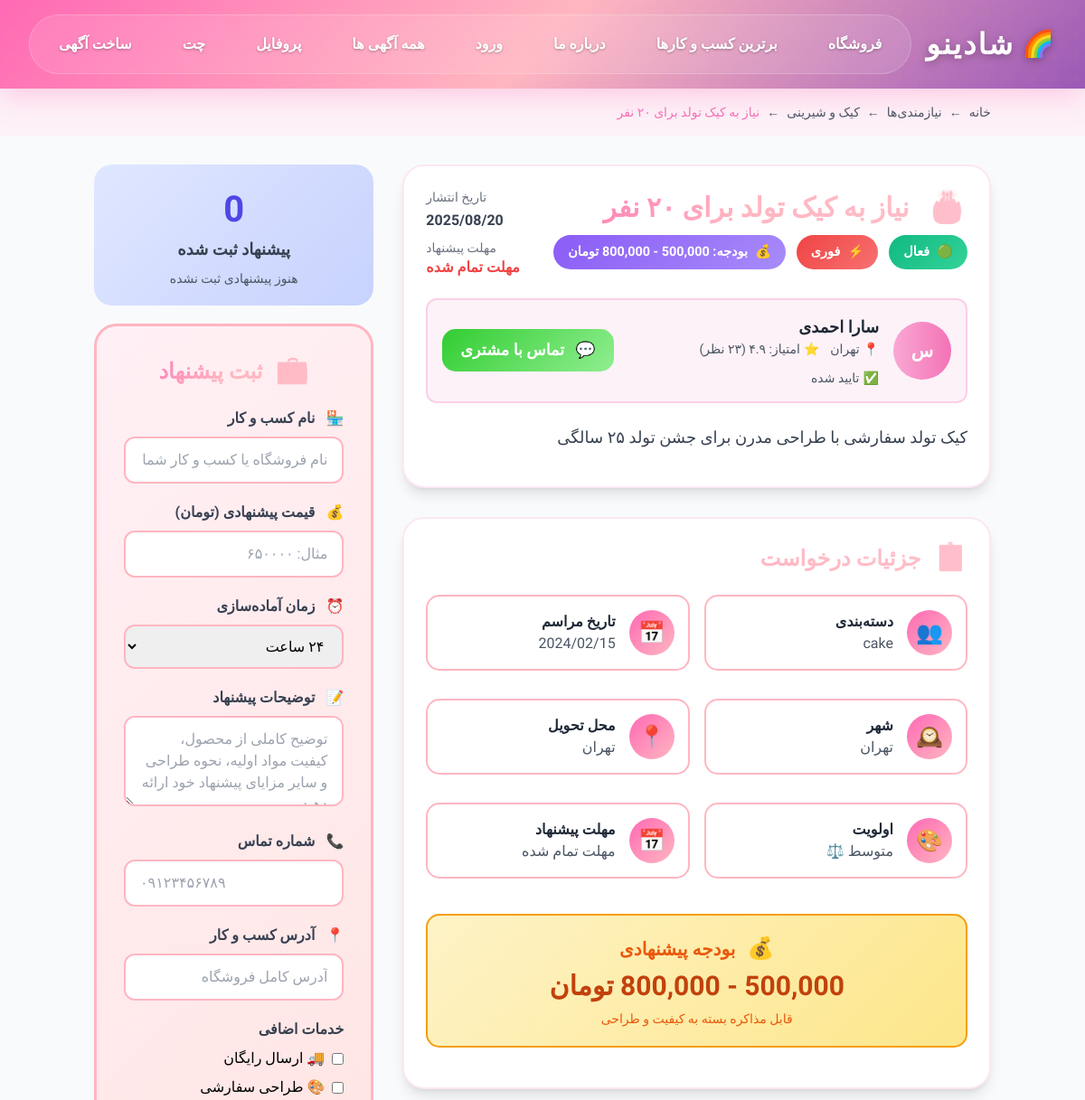
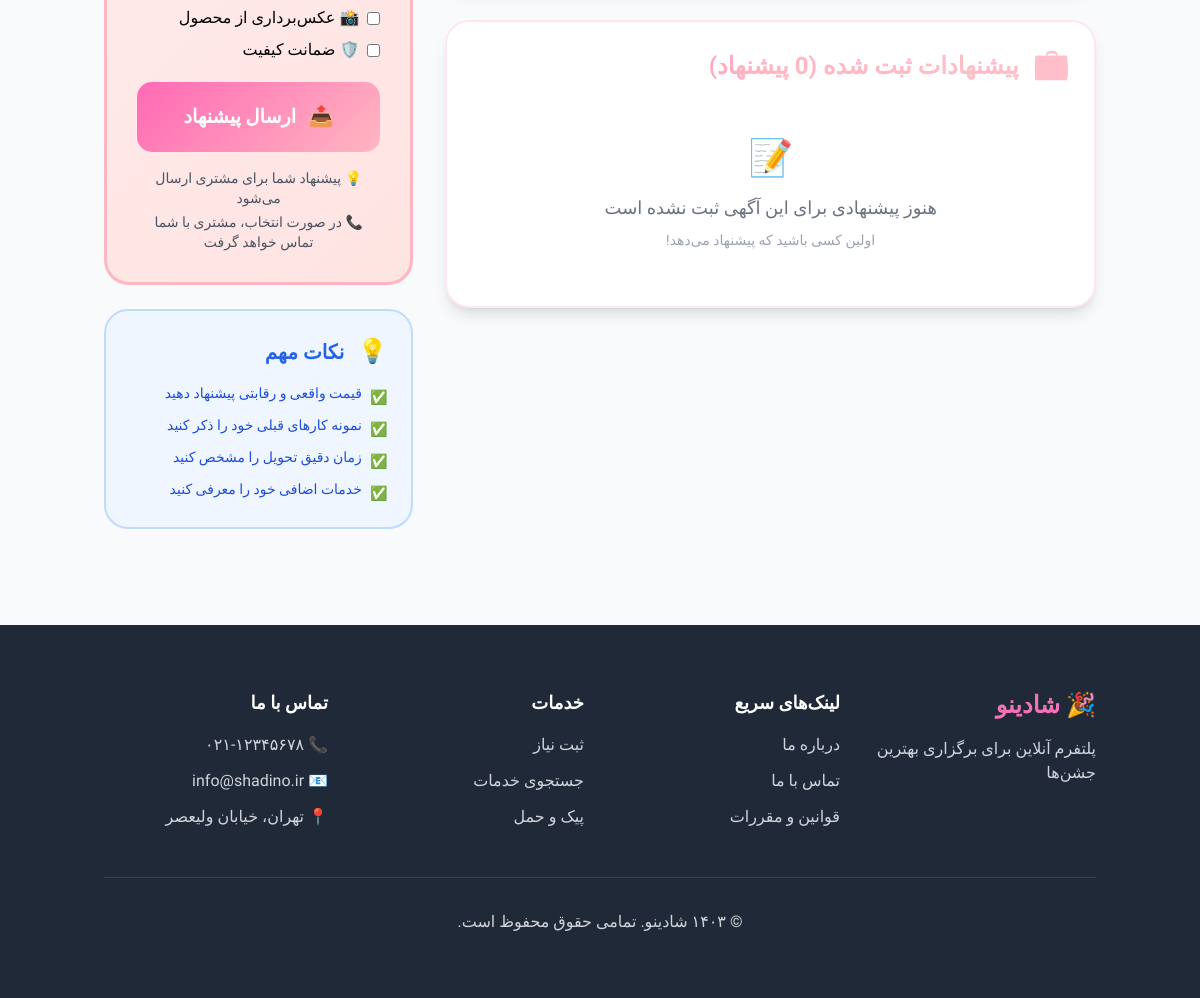
The page /openedads.php?id=1 on the database its author committed (2 pictures, top to bottom).
### tables this page shows
CREATE TABLE IF NOT EXISTS `ads` (
  `id` int NOT NULL AUTO_INCREMENT,
  `user_id` int NOT NULL,
  `title` varchar(255) NOT NULL,
  `description` text NOT NULL,
  `category` enum('cake','decoration','photography','music','ceremony','catering','other') NOT NULL,
  `budget_min` decimal(10,0) NOT NULL,
  `budget_max` decimal(10,0) NOT NULL,
  `city` varchar(100) NOT NULL,
  `event_date` date NOT NULL,
  `deadline` date NOT NULL,
  `status` enum('active','closed','completed') DEFAULT 'active',
  `images` json DEFAULT NULL,
  `views` int DEFAULT '0',
  `created_at` datetime DEFAULT CURRENT_TIMESTAMP,
  `updated_at` datetime DEFAULT CURRENT_TIMESTAMP ON UPDATE CURRENT_TIMESTAMP,
  PRIMARY KEY (`id`),
  KEY `idx_user_id` (`user_id`),
  KEY `idx_category` (`category`),
  KEY `idx_city` (`city`),
  KEY `idx_status` (`status`),
  KEY `idx_event_date` (`event_date`),
  KEY `idx_deadline` (`deadline`)
);

CREATE TABLE IF NOT EXISTS `users` (
  `id` int NOT NULL AUTO_INCREMENT,
  `name` varchar(255) NOT NULL,
  `mobile` varchar(11) NOT NULL,
  `password` varchar(255) NOT NULL,
  `role` enum('customer','business','delivery') NOT NULL,
  `city` varchar(100) DEFAULT NULL,
  `email` varchar(255) DEFAULT NULL,
  `avatar` varchar(255) DEFAULT NULL,
  `bio` text,
  `is_active` tinyint(1) DEFAULT '1',
  `created_at` datetime DEFAULT CURRENT_TIMESTAMP,
  `updated_at` datetime DEFAULT CURRENT_TIMESTAMP ON UPDATE CURRENT_TIMESTAMP,
  PRIMARY KEY (`id`),
  UNIQUE KEY `mobile` (`mobile`),
  KEY `idx_mobile` (`mobile`),
  KEY `idx_role` (`role`),
  KEY `idx_city` (`city`)
);

### openedads.php (the view, shortened to what the rows shown need)
<?php
include 'includes/config.php';
include 'header.php';
$ad_id = intval($_GET['id']);
$stmt = $conn->prepare("
    SELECT a.*, u.name as user_name, u.avatar as user_avatar, u.city as user_city, u.mobile as user_mobile
    FROM ads a
    JOIN users u ON a.user_id = u.id
    WHERE a.id = ? AND a.status = 'active'
");
$stmt->bind_param("i", $ad_id);
if (!$stmt->execute()) {
    die('خطا در اجرای کوئری: ' . $stmt->error);
}
$result = $stmt->get_result();
$ad = $result->fetch_assoc();
$proposals = [];
?>
<!DOCTYPE html>
<html lang="fa" dir="rtl">
<head>
    <script src="https://cdn.tailwindcss.com"></script>
</head>
<body class="bg-gray-50">
    <div class="bg-pink-50 py-4">
        <div class="container mx-auto px-4">
            <div class="flex items-center text-sm text-gray-600">
                <a href="/" class="hover:text-pink-400 transition-colors">خانه</a>
                <span class="mx-2">←</span>
                <a href="/ads" class="hover:text-pink-400 transition-colors">نیازمندی‌ها</a>
                <span class="mx-2">←</span>
                <a href="#" class="hover:text-pink-400 transition-colors">کیک و شیرینی</a>
                <span class="mx-2">←</span>
                <span class="text-pink-400 font-medium"><?php echo htmlspecialchars($ad['title']); ?></span>
            </div>
        </div>
    </div>
    <div class="container mx-auto px-4 py-8">
        <div class="grid grid-cols-1 lg:grid-cols-3 gap-8 text-wrap">
            <div class="lg:col-span-2">
                <div class="bg-white rounded-3xl shadow-lg p-6 mb-8 border-2 border-pink-100 text-wrap">
                    <div class="flex flex-col sm:flex-row sm:items-start sm:justify-between mb-4 gap-3">
                        <div class="flex-1">
                            <h1 class="text-3xl font-bold mb-3 gradient-text">
                                <span class="text-4xl ml-3 bounce">🎂</span>
                                <?php echo htmlspecialchars($ad['title']); ?>
                            </h1>
                            <div class="flex flex-wrap gap-3 mb-4">
                                <div class="status-badge status-active">
                                    <span class="sparkle">🟢</span>
                                    فعال
                                </div>
                                <div class="status-badge status-urgent">
                                    <span class="wiggle">⚡</span>
                                    فوری
                                </div>
                                <div class="status-badge" style="background: linear-gradient(135deg, #8B5CF6, #A78BFA); color: white;">
                                    <span class="float">💰</span>
                                    بودجه: <?php echo isset($ad['budget_min']) ? number_format($ad['budget_min']) : '0'; ?> - <?php echo isset($ad['budget_max']) ? number_format($ad['budget_max']) : '0'; ?> تومان
                                </div>
                            </div>
                        </div>
                        <div class="text-left min-w-0">
                            <div class="text-sm text-gray-500 mb-1">تاریخ انتشار</div>
                                                            <div class="font-bold text-gray-700"><?php echo isset($ad['created_at']) ? date('Y/m/d', strtotime($ad['created_at'])) : 'تاریخ نامشخص'; ?></div>
                            <div class="text-sm text-gray-500 mt-2">مهلت پیشنهاد</div>
                                                        <div class="font-bold text-red-500"><?php
                            if (isset($ad['deadline']) && $ad['deadline']) {
                                $deadline = new DateTime($ad['deadline']);
                                $now = new DateTime();
                                $diff = $now->diff($deadline);
                                if ($deadline > $now) {
                                    echo $diff->days . ' روز باقی‌مانده';
                                } else {
                                    echo 'مهلت تمام شده';
                                }
                            } else {
                                echo 'مهلت نامشخص';
                            }
                            ?></div>
                        </div>
                    </div>
                    <div class="bg-pink-50 p-4 rounded-xl border-2 border-pink-200 mb-6 text-wrap">
                        <div class="flex items-center gap-4 min-w-0">
                            <div class="w-16 h-16 bg-gradient-to-r from-pink-300 to-pink-400 rounded-full flex items-center justify-center text-white font-bold text-xl">
                                <?php echo isset($ad['user_name']) ? mb_substr($ad['user_name'], 0, 1, 'UTF-8') : '?'; ?>
                            </div>
                            <div class="flex-1 min-w-0">
                                <h3 class="font-bold text-lg text-gray-800"><?php echo isset($ad['user_name']) ? htmlspecialchars($ad['user_name']) : 'کاربر نامشخص'; ?></h3>
                                <div class="flex flex-wrap items-center gap-3 text-sm text-gray-600">
                                    <span class="flex items-center">
                                        <span class="ml-1 bounce">📍</span>
                                        <?php echo isset($ad['user_city']) ? htmlspecialchars($ad['user_city']) : 'شهر نامشخص'; ?>
                                    </span>
                                    <span class="flex items-center">
                                        <span class="ml-1 pulse">⭐</span>
                                        امتیاز: ۴.۹ (۲۳ نظر)
                                    </span>
                                    <span class="flex items-center">
                                        <span class="ml-1 wiggle">✅</span>
                                        تایید شده
                                    </span>
                                </div>
                            </div>
                            <button onclick="contactCustomer()" class="contact-customer-btn" style="width: auto; margin: 0; padding: 10px 20px;">
                                <span class="ml-2">💬</span>
                                تماس با مشتری
                            </button>
                        </div>
                    </div>
                    <div class="prose text-gray-700 leading-relaxed">
                        <p class="text-lg mb-4">
                            <?php echo isset($ad['description']) ? nl2br(htmlspecialchars($ad['description'])) : 'توضیحات موجود نیست'; ?>
                        </p>
                    </div>
                </div>
                <div class="bg-white rounded-3xl shadow-lg p-6 mb-8 border-2 border-pink-100">
                    <h2 class="text-2xl font-bold mb-6 gradient-text">
                        <span class="text-3xl ml-2 sparkle">📋</span>
                        جزئیات درخواست
                    </h2>
                    <div class="grid grid-cols-1 md:grid-cols-2 gap-4">
                        <div class="requirement-item">
                            <div>
                                <div class="font-bold text-gray-800">دسته‌بندی</div>
                                <div class="text-gray-600"><?php echo isset($ad['category']) ? htmlspecialchars($ad['category']) : 'دسته‌بندی نامشخص'; ?></div>
                            </div>
                        </div>
                        <div class="requirement-item">
                            <div>
                                <div class="font-bold text-gray-800">تاریخ مراسم</div>
                                <div class="text-gray-600"><?php echo isset($ad['event_date']) ? date('Y/m/d', strtotime($ad['event_date'])) : 'تاریخ نامشخص'; ?></div>
                            </div>
                        </div>
                        <div class="requirement-item">
                            <div>
                                <div class="font-bold text-gray-800">شهر</div>
                                <div class="text-gray-600"><?php echo isset($ad['city']) ? htmlspecialchars($ad['city']) : 'شهر نامشخص'; ?></div>
                            </div>
                        </div>
                        <div class="requirement-item">
                            <div>
                                <div class="font-bold text-gray-800">محل تحویل</div>
                                <div class="text-gray-600"><?php echo isset($ad['city']) ? htmlspecialchars($ad['city']) : 'شهر نامشخص'; ?></div>
                            </div>
                        </div>
                    </div>
                    <div class="price-range mt-6">
                        <h3 class="font-bold text-xl text-orange-600 mb-2">
                            <span class="text-2xl ml-2 bounce">💰</span>
                            بودجه پیشنهادی
                        </h3>
                        <div class="text-3xl font-bold text-orange-700">
                            <?php
                            if (isset($ad['budget_min']) && isset($ad['budget_max']) && !empty($ad['budget_min']) && !empty($ad['budget_max'])) {
                                echo number_format($ad['budget_min']) . ' - ' . number_format($ad['budget_max']) . ' تومان';
                            } elseif (isset($ad['budget_min']) && !empty($ad['budget_min'])) {
                                echo 'از ' . number_format($ad['budget_min']) . ' تومان';
                            } elseif (isset($ad['budget_max']) && !empty($ad['budget_max'])) {
                                echo 'تا ' . number_format($ad['budget_max']) . ' تومان';
                            } else {
                                echo 'قابل مذاکره';
                            }
                            ?>
                        </div>
                        <div class="text-sm text-orange-600 mt-2">
                            <?php if ((isset($ad['budget_min']) && !empty($ad['budget_min'])) || (isset($ad['budget_max']) && !empty($ad['budget_max']))): ?>
                                قابل مذاکره بسته به کیفیت و طراحی
                            <?php else: ?>
                                بودجه قابل مذاکره است
                            <?php endif; ?>
                        </div>
                    </div>
                </div>
                <div class="bg-white rounded-3xl shadow-lg p-6 border-2 border-pink-100">
                    <h2 class="text-2xl font-bold mb-6 gradient-text">
                        <span class="text-3xl ml-2 pulse">💼</span>
                        پیشنهادات ثبت شده (<?php echo isset($proposals) ? count($proposals) : 0; ?> پیشنهاد)
                    </h2>
                </div>
            </div>
        </div>
    </div>
</body>
</html>

### rows shown on the page
ads: title "نیاز به کیک تولد برای ۲۰ نفر", budget_max "800,000", created_at "2025/08/20", user.name "س", user.name "سارا احمدی", user.city "تهران", description "کیک تولد سفارشی با طراحی مدرن برای جشن تولد ۲۵ سالگی", category "cake", event_date "2024/02/15", city "تهران"

### other values the page prints
count($proposals) "0"
